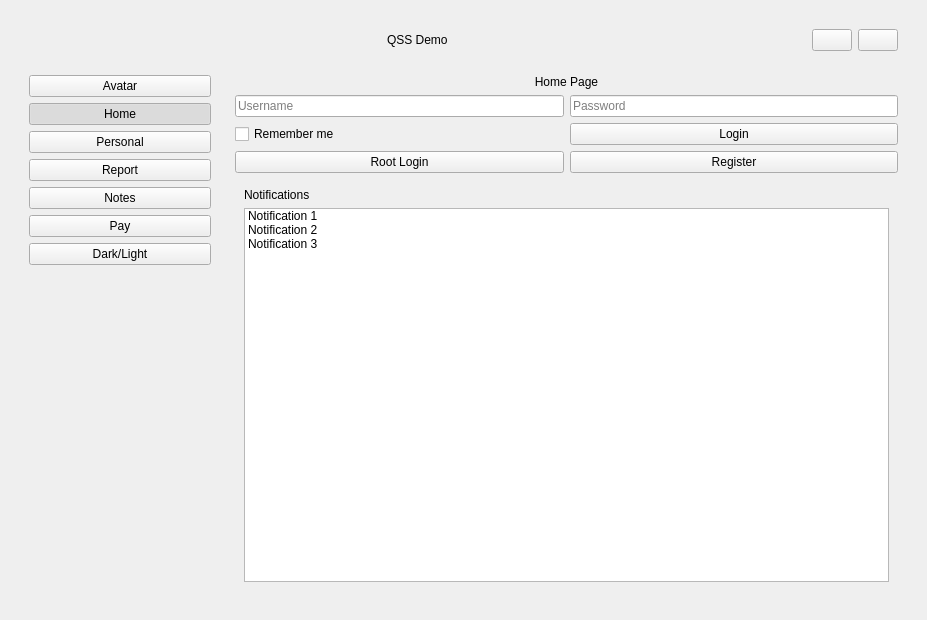
<?xml version="1.0" encoding="UTF-8"?>
<ui version="4.0">
 <class>MainWindow</class>
 <widget class="QMainWindow" name="MainWindow">
  <property name="geometry">
   <rect>
    <x>0</x>
    <y>0</y>
    <width>927</width>
    <height>620</height>
   </rect>
  </property>
  <property name="windowTitle">
   <string>QSS Demo</string>
  </property>
  <widget class="QWidget" name="centralwidget">
   <layout class="QVBoxLayout" name="verticalLayout_6">
    <item>
     <widget class="QFrame" name="bgFrame">
      <layout class="QVBoxLayout" name="verticalLayout">
       <property name="leftMargin">
        <number>11</number>
       </property>
       <property name="topMargin">
        <number>11</number>
       </property>
       <property name="rightMargin">
        <number>11</number>
       </property>
       <property name="bottomMargin">
        <number>11</number>
       </property>
       <item>
        <widget class="QFrame" name="top_frame">
         <layout class="QHBoxLayout" name="horizontalLayout_2">
          <item>
           <spacer name="horizontalSpacer">
            <property name="orientation">
             <enum>Qt::Orientation::Horizontal</enum>
            </property>
            <property name="sizeHint" stdset="0">
             <size>
              <width>40</width>
              <height>20</height>
             </size>
            </property>
           </spacer>
          </item>
          <item>
           <widget class="QLabel" name="title_lb">
            <property name="text">
             <string>QSS Demo</string>
            </property>
           </widget>
          </item>
          <item>
           <spacer name="horizontalSpacer_2">
            <property name="orientation">
             <enum>Qt::Orientation::Horizontal</enum>
            </property>
            <property name="sizeHint" stdset="0">
             <size>
              <width>40</width>
              <height>20</height>
             </size>
            </property>
           </spacer>
          </item>
          <item>
           <widget class="QPushButton" name="mini_btn">
            <property name="text">
             <string/>
            </property>
           </widget>
          </item>
          <item>
           <widget class="QPushButton" name="close_btn">
            <property name="text">
             <string/>
            </property>
           </widget>
          </item>
         </layout>
        </widget>
       </item>
       <item>
        <layout class="QHBoxLayout" name="horizontalLayout">
         <item>
          <widget class="QFrame" name="left_frame">
           <property name="minimumSize">
            <size>
             <width>200</width>
             <height>0</height>
            </size>
           </property>
           <layout class="QVBoxLayout" name="verticalLayout_2">
            <item>
             <widget class="QPushButton" name="avatar_btn">
              <property name="text">
               <string>Avatar</string>
              </property>
             </widget>
            </item>
            <item>
             <widget class="QPushButton" name="home_btn">
              <property name="text">
               <string>Home</string>
              </property>
              <property name="checkable">
               <bool>true</bool>
              </property>
              <property name="checked">
               <bool>true</bool>
              </property>
             </widget>
            </item>
            <item>
             <widget class="QPushButton" name="personal_btn">
              <property name="text">
               <string>Personal</string>
              </property>
              <property name="checkable">
               <bool>true</bool>
              </property>
             </widget>
            </item>
            <item>
             <widget class="QPushButton" name="report_btn">
              <property name="text">
               <string>Report</string>
              </property>
              <property name="checkable">
               <bool>true</bool>
              </property>
             </widget>
            </item>
            <item>
             <widget class="QPushButton" name="notes_btn">
              <property name="text">
               <string>Notes</string>
              </property>
              <property name="checkable">
               <bool>true</bool>
              </property>
             </widget>
            </item>
            <item>
             <widget class="QPushButton" name="pay_btn">
              <property name="text">
               <string>Pay</string>
              </property>
              <property name="checkable">
               <bool>true</bool>
              </property>
             </widget>
            </item>
            <item>
             <widget class="QPushButton" name="dark_light_btn">
              <property name="text">
               <string>Dark/Light</string>
              </property>
             </widget>
            </item>
            <item>
             <spacer name="verticalSpacer">
              <property name="orientation">
               <enum>Qt::Orientation::Vertical</enum>
              </property>
              <property name="sizeHint" stdset="0">
               <size>
                <width>20</width>
                <height>40</height>
               </size>
              </property>
             </spacer>
            </item>
           </layout>
          </widget>
         </item>
         <item>
          <widget class="QStackedWidget" name="stackedWidget">
           <property name="currentIndex">
            <number>0</number>
           </property>
           <widget class="QWidget" name="page_home">
            <layout class="QVBoxLayout" name="verticalLayout_3">
             <item>
              <widget class="QLabel" name="label">
               <property name="text">
                <string>Home Page</string>
               </property>
               <property name="alignment">
                <set>Qt::AlignmentFlag::AlignCenter</set>
               </property>
              </widget>
             </item>
             <item>
              <layout class="QGridLayout" name="gridLayout">
               <item row="0" column="0">
                <widget class="QLineEdit" name="username_edit">
                 <property name="placeholderText">
                  <string>Username</string>
                 </property>
                </widget>
               </item>
               <item row="0" column="1">
                <widget class="QLineEdit" name="password_edit">
                 <property name="echoMode">
                  <enum>QLineEdit::EchoMode::Password</enum>
                 </property>
                 <property name="placeholderText">
                  <string>Password</string>
                 </property>
                </widget>
               </item>
               <item row="1" column="0">
                <widget class="QCheckBox" name="checkBox">
                 <property name="text">
                  <string>Remember me</string>
                 </property>
                </widget>
               </item>
               <item row="1" column="1">
                <widget class="QPushButton" name="login_btn">
                 <property name="text">
                  <string>Login</string>
                 </property>
                </widget>
               </item>
               <item row="2" column="0">
                <widget class="QPushButton" name="root_login_btn">
                 <property name="text">
                  <string>Root Login</string>
                 </property>
                </widget>
               </item>
               <item row="2" column="1">
                <widget class="QPushButton" name="register_btn">
                 <property name="text">
                  <string>Register</string>
                 </property>
                </widget>
               </item>
              </layout>
             </item>
             <item>
              <widget class="QFrame" name="notice_frame">
               <layout class="QVBoxLayout" name="verticalLayout_4">
                <item>
                 <widget class="QLabel" name="label_2">
                  <property name="text">
                   <string>Notifications</string>
                  </property>
                 </widget>
                </item>
                <item>
                 <widget class="QListWidget" name="notice_list">
                  <item>
                   <property name="text">
                    <string>Notification 1</string>
                   </property>
                  </item>
                  <item>
                   <property name="text">
                    <string>Notification 2</string>
                   </property>
                  </item>
                  <item>
                   <property name="text">
                    <string>Notification 3</string>
                   </property>
                  </item>
                 </widget>
                </item>
               </layout>
              </widget>
             </item>
            </layout>
           </widget>
           <widget class="QWidget" name="page_personal">
            <layout class="QVBoxLayout" name="verticalLayout_5">
             <item>
              <widget class="QLabel" name="label_3">
               <property name="text">
                <string>Personal Information</string>
               </property>
               <property name="alignment">
                <set>Qt::AlignmentFlag::AlignCenter</set>
               </property>
              </widget>
             </item>
             <item>
              <widget class="QPushButton" name="changeAvatar_btn">
               <property name="text">
                <string>Change Avatar</string>
               </property>
              </widget>
             </item>
             <item>
              <widget class="QLineEdit" name="userName_edit">
               <property name="placeholderText">
                <string>Username</string>
               </property>
              </widget>
             </item>
             <item>
              <widget class="QLineEdit" name="realname_edit">
               <property name="placeholderText">
                <string>Real Name</string>
               </property>
              </widget>
             </item>
             <item>
              <widget class="QLineEdit" name="phone_edit">
               <property name="placeholderText">
                <string>Phone Number</string>
               </property>
              </widget>
             </item>
             <item>
              <widget class="QComboBox" name="comboBox">
               <item>
                <property name="text">
                 <string>Option 1</string>
                </property>
               </item>
               <item>
                <property name="text">
                 <string>Option 2</string>
                </property>
               </item>
               <item>
                <property name="text">
                 <string>Option 3</string>
                </property>
               </item>
              </widget>
             </item>
             <item>
              <widget class="QRadioButton" name="radioButton">
               <property name="text">
                <string>Option A</string>
               </property>
              </widget>
             </item>
             <item>
              <widget class="QRadioButton" name="radioButton_2">
               <property name="text">
                <string>Option B</string>
               </property>
              </widget>
             </item>
             <item>
              <widget class="QPushButton" name="saveChange_btn">
               <property name="text">
                <string>Save Changes</string>
               </property>
              </widget>
             </item>
            </layout>
           </widget>
          </widget>
         </item>
        </layout>
       </item>
      </layout>
     </widget>
    </item>
   </layout>
  </widget>
 </widget>
 <resources/>
 <connections/>
</ui>
